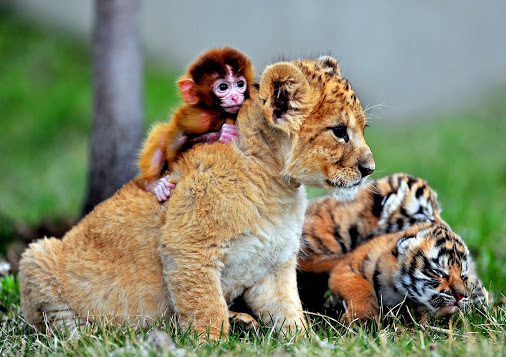
%> input picture Q1/CV/Lab 7/images/animals.jpg, 506 x 357 px
$ octave Main.m   (GNU Octave 9; MATLAB toolbox functions it lacks are replaced by stand-ins)
%> lines starting %> are read from the running program, lines starting %| are printed output that depends on the picture
### Q1/CV/Lab 7/myKMeans.m
function [imres] = myKMeans(im, k, space, colour)

% Reshapes the image to have a matrix with 3 columns (RGB)
im1d=double(reshape(im, size(im,1)*size(im,2),3));

if (space == true)

    % Adds the spatial information
    Y1 = repmat(1:size(im,2),size(im,1),1);
    Y = Y1(:);
    X = repmat(1:size(im,1),1,size(im,2))';

    im1d = [double(im1d), X, Y];

end

% Apply K-Means
mean_col = repmat(mean(im1d),size(im1d,1),1);
max_col = repmat(max(im1d),size(im1d,1),1);
im1d_norm = (im1d - mean_col)./max_col;

[idx, C] = kmeans(double(im1d_norm),k);

% Paint the clusters to its mean colour
color_mat = zeros([size(im1d,1),3]);
if (colour == true)
     for i = 1:k

         indx = idx == i;
         cluster = im1d(indx,1:3);
         mean_color = repmat(mean(cluster),size(cluster,1),1);
         color_mat(indx,:) = mean_color;


     end
     imres = reshape(color_mat, size(im,1),size(im,2),3);
     return

end

% Transform to an image
im2d=reshape(idx, size(im,1),size(im,2));


% Normalize the values of the pixels
im2d=((double(im2d)-min(min(im2d)))/(max(max(im2d))-min(min(im2d)))*255.0);

% Concatenates the image with the original
imres=cat(3,im2d,im2d,im2d);
end

### Q1/CV/Lab 7/myMeanShift.m
function [ imres, num ] = myMeanShift( im, bandwidth, space )


I = im2double(im);
im1d = reshape(I,size(I,1)*size(I,2),3);                                         % Color Features

if (space == true)

    % Adds the spatial information
    Y1 = repmat(1:size(im,2),size(im,1),1);
    Y = Y1(:);
    Y = Y/max(Y(:));
    X = repmat(1:size(im,1),1,size(im,2))';
    X = X/max(X(:));

    im1d = [double(im1d), X, Y];


end

% mean_col = repmat(mean(im1d),size(im1d,1),1);
% max_col = repmat(max(im1d),size(im1d,1),1);
% im1d_norm = (im1d - mean_col)./max_col;


[clustCent,point2cluster,clustMembsCell] = MeanShiftCluster(im1d',bandwidth);    % MeanShiftCluster
for i = 1:length(clustMembsCell)                                              % Replace Image Colors With Cluster Centers
im1d(clustMembsCell{i},:) = repmat(clustCent(:,i)',size(clustMembsCell{i},2),1);
end
imres = reshape(im1d(:,1:3),size(I,1),size(I,2),3);                                         % Segmented Image
num = length(clustMembsCell);

end

### Q1/CV/Lab 7/MeanShiftCluster.m
function [clustCent,data2cluster,cluster2dataCell] = MeanShiftCluster(dataPts,bandWidth,plotFlag)
%perform MeanShift Clustering of data using a flat kernel
%
% ---INPUT---
% dataPts           - input data, (numDim x numPts)
% bandWidth         - is bandwidth parameter (scalar)
% plotFlag          - display output if 2 or 3 D    (logical)
% ---OUTPUT---
% clustCent         - is locations of cluster centers (numDim x numClust)
% data2cluster      - for every data point which cluster it belongs to (numPts)
% cluster2dataCell  - for every cluster which points are in it (numClust)
%
% Bryan Feldman 02/24/06
% MeanShift first appears in
% K. Funkunaga and L.D. Hosteler, "The Estimation of the Gradient of a
% Density Function, with Applications in Pattern Recognition"


%*** Check input ****
if nargin < 2
    error('no bandwidth specified')
end

if nargin < 3
    plotFlag = true;
    plotFlag = false;
end

%**** Initialize stuff ***
[numDim,numPts] = size(dataPts);
numClust        = 0;
bandSq          = bandWidth^2;
initPtInds      = 1:numPts;
maxPos          = max(dataPts,[],2);                          %biggest size in each dimension
minPos          = min(dataPts,[],2);                          %smallest size in each dimension
boundBox        = maxPos-minPos;                        %bounding box size
sizeSpace       = norm(boundBox);                       %indicator of size of data space
stopThresh      = 1e-3*bandWidth;                       %when mean has converged
clustCent       = [];                                   %center of clust
beenVisitedFlag = zeros(1,numPts,'uint8');              %track if a points been seen already
numInitPts      = numPts;                               %number of points to posibaly use as initilization points
clusterVotes    = zeros(1,numPts,'uint16');             %used to resolve conflicts on cluster membership


while numInitPts

    tempInd         = ceil( (numInitPts-1e-6)*rand);        %pick a random seed point
    stInd           = initPtInds(tempInd);                  %use this point as start of mean
    myMean          = dataPts(:,stInd);                           % intilize mean to this points location
    myMembers       = [];                                   % points that will get added to this cluster
    thisClusterVotes    = zeros(1,numPts,'uint16');         %used to resolve conflicts on cluster membership

    while 1     %loop untill convergence

        sqDistToAll = sum((repmat(myMean,1,numPts) - dataPts).^2);    %dist squared from mean to all points still active
        inInds      = find(sqDistToAll < bandSq);               %points within bandWidth
        thisClusterVotes(inInds) = thisClusterVotes(inInds)+1;  %add a vote for all the in points belonging to this cluster


        myOldMean   = myMean;                                   %save the old mean
        myMean      = mean(dataPts(:,inInds),2);                %compute the new mean
        myMembers   = [myMembers inInds];                       %add any point within bandWidth to the cluster
        beenVisitedFlag(myMembers) = 1;                         %mark that these points have been visited

        %*** plot stuff ****
        if plotFlag
            figure(12345),clf,hold on
            if numDim == 2
                plot(dataPts(1,:),dataPts(2,:),'.')
                plot(dataPts(1,myMembers),dataPts(2,myMembers),'ys')
                plot(myMean(1),myMean(2),'go')
                plot(myOldMean(1),myOldMean(2),'rd')
                pause
            end
        end

        %**** if mean doesn't move much stop this cluster ***
        if norm(myMean-myOldMean) < stopThresh

            %check for merge posibilities
            mergeWith = 0;
            for cN = 1:numClust
                distToOther = norm(myMean-clustCent(:,cN));     %distance from posible new clust max to old clust max
                if distToOther < bandWidth/2                    %if its within bandwidth/2 merge new and old
                    mergeWith = cN;
                    break;
                end
            end


            if mergeWith > 0    % something to merge
                clustCent(:,mergeWith)       = 0.5*(myMean+clustCent(:,mergeWith));             %record the max as the mean of the two merged (I know biased twoards new ones)
                %clustMembsCell{mergeWith}    = unique([clustMembsCell{mergeWith} myMembers]);   %record which points inside
                clusterVotes(mergeWith,:)    = clusterVotes(mergeWith,:) + thisClusterVotes;    %add these votes to the merged cluster
            else    %its a new cluster
                numClust                    = numClust+1;                   %increment clusters
                clustCent(:,numClust)       = myMean;                       %record the mean
                %clustMembsCell{numClust}    = myMembers;                    %store my members
                clusterVotes(numClust,:)    = thisClusterVotes;
            end

            break;
        end

    end


    initPtInds      = find(beenVisitedFlag == 0);           %we can initialize with any of the points not yet visited
    numInitPts      = length(initPtInds);                   %number of active points in set

end

[val,data2cluster] = max(clusterVotes,[],1);                %a point belongs to the cluster with the most votes

%*** If they want the cluster2data cell find it for them
if nargout > 2
    cluster2dataCell = cell(numClust,1);
    for cN = 1:numClust
        myMembers = find(data2cluster == cN);
        cluster2dataCell{cN} = myMembers;
    end
end

### Q1/CV/Lab 7/Main.m
close all
clear all
clc

im = imread('images/animals.jpg');
%> im is the input picture: size 357x506x3 uint8; mean R, G, B 132.4, 134.6, 108
%im = imresize(im,0.25);
%im = imresize(im,4);
%im = imrotate(im,30);

%% K-Means
K = 4;

% Basic
imk = myKMeans(im,K,false,true);
%> in myKMeans, `[idx, C] = kmeans(double(im1d_norm),k);`: C = [0.152 0.174 0.273; -0.158 -0.0762 -0.15; -0.373 -0.383 -0.345; 0.149 0.0397 -0.00706]
%> in myKMeans, `imres = reshape(color_mat, size(im,1),size(im,2),3);`:
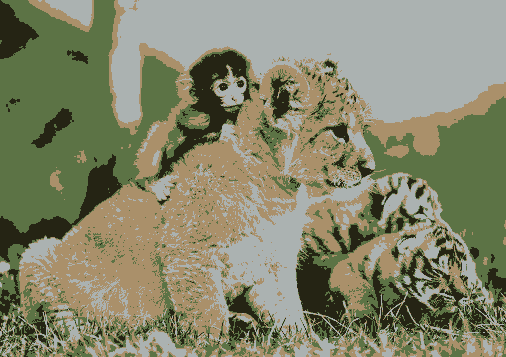
%> imres: size 357x506x3 double; mean R, G, B 132.4, 134.6, 108; mean of the top-left, top-right, bottom-left and bottom-right quarters 112.3, 147.9, 124.5, 115.5

% Taking into account the spatial information
disp('K-Means taking into account spatial information')
tic;
imk_space = myKMeans(im,K,true,true);
%> call 2 of myKMeans, with k = 4, space = true, colour = true
%> in myKMeans (call 2), `[idx, C] = kmeans(double(im1d_norm),k);`: C = [0.189 0.105 0.079 0.234 -0.0827; -0.216 -0.161 -0.199 -0.122 -0.315; 0.102 0.122 0.214 -0.299 0.148; -0.186 -0.148 -0.191 0.2 0.29]
%> in myKMeans (call 2), `imres = reshape(color_mat, size(im,1),size(im,2),3);`:
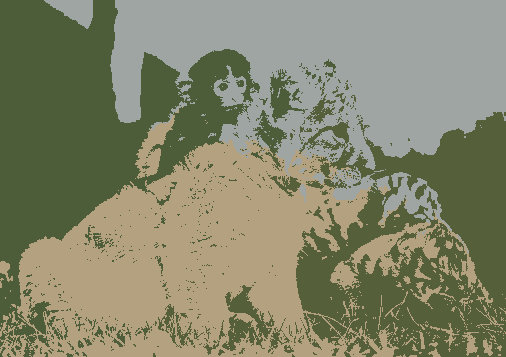
%> imres: size 357x506x3 double; mean R, G, B 132.4, 134.6, 108; mean of the top-left, top-right, bottom-left and bottom-right quarters 106.2, 145.6, 135, 113.3
toc;


imres = cat(2,im,imk,imk_space);
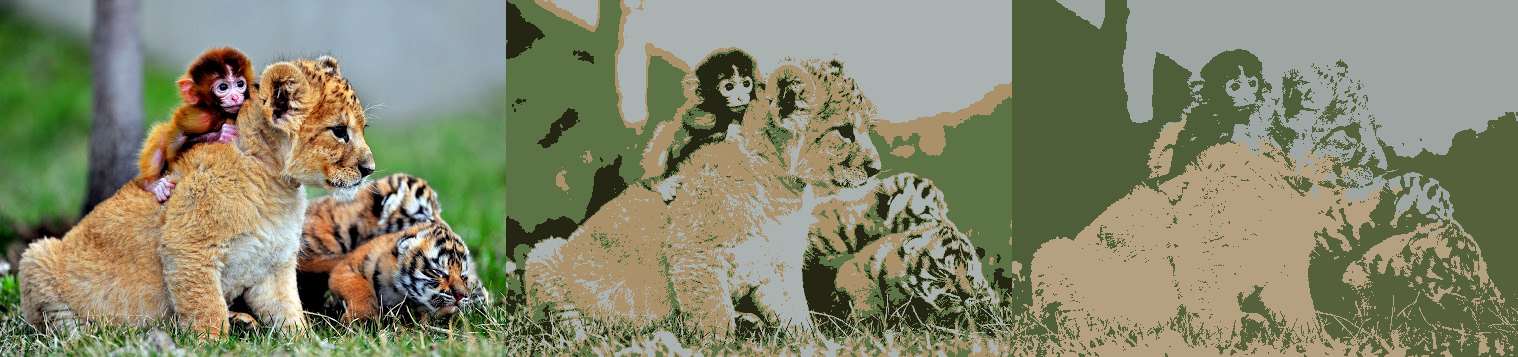
%> imres: size 357x1518x3 uint8; mean R, G, B 132.3, 134.6, 108.1
figure;
imshow(uint8(imres))

%% Mean-Shift
for i = 1
    bandwidth  = i/10;
%> (the run ends here)
